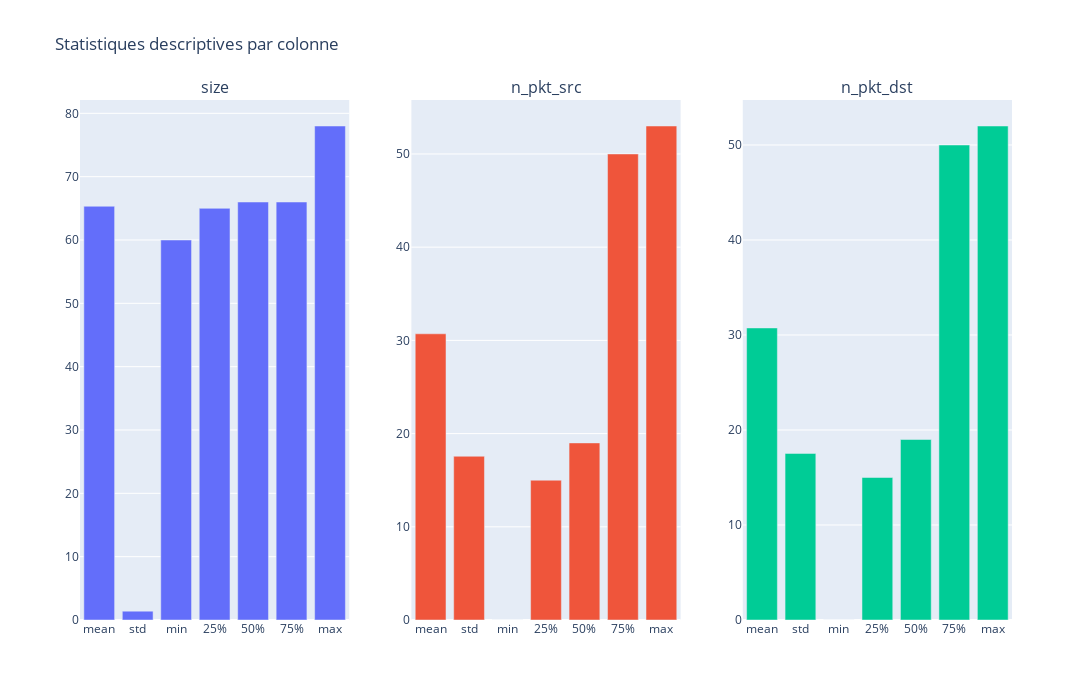

The code cell stored with this chart in its notebook:
### Code cell
# Statistiques descriptives
desc_stats = df_num.describe()
desc_stats = desc_stats.drop('count') # suppression de la colonne count pour la visualisation

fig = make_subplots(rows=1, cols=len(desc_stats.columns), subplot_titles=desc_stats.columns)
for i, col in enumerate(desc_stats.columns):
    fig.add_trace(go.Bar(x=desc_stats.index, y=desc_stats[col], name=col),row=1, col=i+1)

fig.update_layout(height=700, width=1200,title="Statistiques descriptives par colonne",showlegend=False)

fig.show()

### Figure 1 — Plotly figure (JSON) as saved in the notebook; plotly's stock layout.template omitted (floating-point values rounded to 4 significant figures)
{"data": [{"name": "size", "type": "bar", "x": ["mean", "std", "min", "25%", "50%", "75%", "max"], "xaxis": "x", "y": [65.33, 1.401, 60, 65, 66, 66, 78], "yaxis": "y"}, {"name": "n_pkt_src", "type": "bar", "x": ["mean", "std", "min", "25%", "50%", "75%", "max"], "xaxis": "x2", "y": [30.71, 17.57, 0, 15, 19, 50, 53], "yaxis": "y2"}, {"name": "n_pkt_dst", "type": "bar", "x": ["mean", "std", "min", "25%", "50%", "75%", "max"], "xaxis": "x3", "y": [30.74, 17.54, 0, 15, 19, 50, 52], "yaxis": "y3"}], "layout": {"annotations": [{"font": {"size": 16}, "showarrow": false, "text": "size", "x": 0.1444, "xanchor": "center", "xref": "paper", "y": 1, "yanchor": "bottom", "yref": "paper"}, {"font": {"size": 16}, "showarrow": false, "text": "n_pkt_src", "x": 0.5, "xanchor": "center", "xref": "paper", "y": 1, "yanchor": "bottom", "yref": "paper"}, {"font": {"size": 16}, "showarrow": false, "text": "n_pkt_dst", "x": 0.8556, "xanchor": "center", "xref": "paper", "y": 1, "yanchor": "bottom", "yref": "paper"}], "height": 700, "showlegend": false, "title": {"text": "Statistiques descriptives par colonne"}, "width": 1200, "xaxis": {"anchor": "y", "domain": [0, 0.2889]}, "xaxis2": {"anchor": "y2", "domain": [0.3556, 0.6444]}, "xaxis3": {"anchor": "y3", "domain": [0.7111, 1]}, "yaxis": {"anchor": "x", "domain": [0, 1]}, "yaxis2": {"anchor": "x2", "domain": [0, 1]}, "yaxis3": {"anchor": "x3", "domain": [0, 1]}}}
